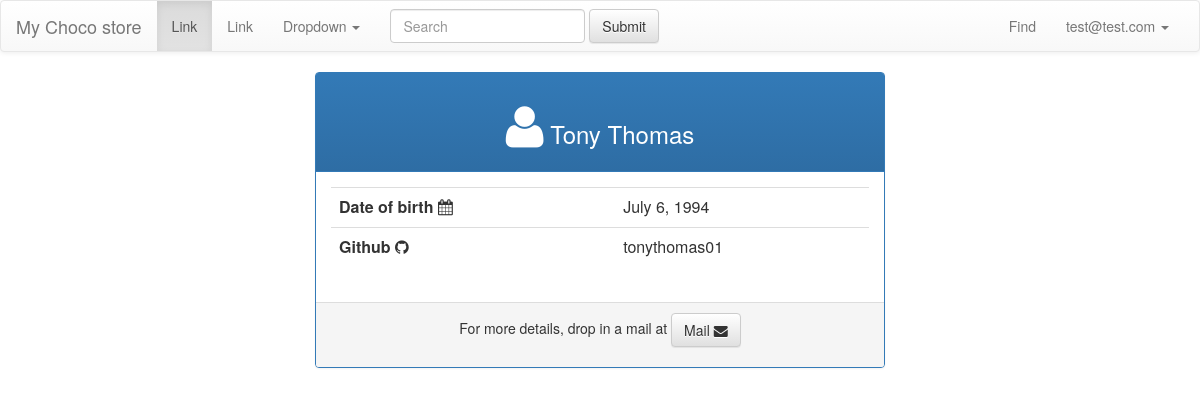
Screenshot of /register/user/profile/view/ (signed in) with the database file from the repository.
### register/models.py (models this page shows, shortened)
class User(AbstractBaseUser):
    user_id = models.AutoField(primary_key=True)
    user_first_name = models.CharField(_('First Name'), max_length=32, blank=True, null=True,
                                  validators=[RegexValidator(regex='^[A-Za-z]*$')])
    user_last_name = models.CharField(_('Last Name'), max_length=32, blank=True, null=True,
                                    validators=[RegexValidator(regex='^[A-Za-z]*$')])
    email = models.EmailField(_('Email'), db_index=True, unique=True)
    user_dob = models.DateField(_('Birth Date'), blank=True, null=True)
    user_gender = models.CharField(_('Gender'), max_length=1, choices=GENDER, blank=True, null=True)
    user_github = models.CharField(_('Github Profile'),max_length=100,blank=True )
    user_linkedin = models.CharField(_('Linkedin Profile'),max_length=100,blank=True )
    user_bio = models.CharField(_('Short Bio'), max_length=1000,blank=True )
    user_occupation = models.CharField(_('Occupation'), max_length=100,blank=True )
    user_nationality = models.CharField(_('Nationality'), max_length=100,blank=True )
    date_joined = models.DateTimeField(auto_now_add=True)
    username = models.CharField(_('username'), max_length=32, blank=False, unique=True)
    is_active = models.BooleanField(default=True)
    is_admin = models.BooleanField(default=False)
    objects = MyUserManager()
    USERNAME_FIELD = 'email'
    REQUIRED_FIELDS = ['username']

### register/views.py (the view)
class UserProfileView(LoginRequiredMixin, CurrentUserMixin, DetailView):
    pass

### register/views.py (called while the page is built)
    def get_object(self, *args, **kwargs):
        try: obj = super(CurrentUserMixin, self).get_object(*args, **kwargs)
        except AttributeError: obj = self.request.user
        return obj

### register/templates/register/user_detail.html
{%  extends 'base.html' %}
{% load register_extras %}
{%  load staticfiles %}
{%  block body %}
<div class="col-md-6 col-md-offset-3">
    <div class="panel panel-primary" >
        <div class="panel-heading">
            <h3 style="text-align: center"><i class="fa fa-user fa-2x" aria-hidden="true"></i> {{ user.user_first_name }} {{  user.user_last_name }}</h3>
        </div>
        <div class="panel-body">
            <table class="table table-responsive ">
                <tbody>
                <tr>
                    <td>
                        <b>Date of birth </b><i class="fa fa-calendar"></i>
                    </td>
                    <td>
                        {{ user.user_dob }}
                    </td>
                </tr>
                <tr>
                    <td>
                        <b>Github <i class="fa fa-github"></i></b>
                    </td>
                    <td>
                        {{ user.user_github }}
                    </td>
                </tr>
                </tbody>
            </table>
        </div>
        <div class="panel-footer" style="text-align: center">
            <p>For more details, drop in a mail at <a href="mailto:{{  user.email }}">
                <button class="btn btn-default"> Mail <i class="fa fa-envelope"></i> </button></p>
        </div>
    </div>
</div>
{%  endblock body %}

### register/templates/navbar.html (shortened to what this page needs)
<nav class="navbar navbar-default">
    <div class="container-fluid">
        <div class="navbar-header">
            <a class="navbar-brand" href="/">My Choco store</a>
        </div>
        <div class="collapse navbar-collapse" id="bs-example-navbar-collapse-1">
            <ul class="nav navbar-nav">
                <li class="active"><a href="#">Link <span class="sr-only">(current)</span></a></li>
                <li><a href="#">Link</a></li>
                <li class="dropdown">
                    <a href="#" class="dropdown-toggle" data-toggle="dropdown" role="button" aria-haspopup="true" aria-expanded="false">Dropdown <span class="caret"></span></a>
                </li>
            </ul>
            <form class="navbar-form navbar-left" role="search">
                <div class="form-group">
                    <input type="text" class="form-control" placeholder="Search">
                </div>
                <button type="submit" class="btn btn-default">Submit</button>
            </form>
            <ul class="nav navbar-nav navbar-right">
                <li><a href="#">Find</a></li>
                <li class="dropdown">
                    {%  if request.user.is_anonymous %}
                        <a href="#" class="dropdown-toggle" data-toggle="dropdown" role="button" aria-haspopup="true" aria-expanded="false">Dropdown <span class="caret"></span></a>
                        <ul class="dropdown-menu">
                        <li><a href="{%  url 'register_user' %}">Sign Up</a></li>
                        <li><a href="{% url 'login' %}">Sign In</a></li>
                    {% else %}
                        <a href="#" class="dropdown-toggle" data-toggle="dropdown" role="button" aria-haspopup="true" aria-expanded="false">{{ request.user.email }} <span class="caret"></span></a>
                    {% endif %}
                    </li>
                    </ul>
        </div>
    </div>
</nav>

### rows the page displays
User: user.email "test@test.com", user_first_name "Tony", user_last_name "Thomas", user_dob "July 6, 1994", user_github "tonythomas01"
